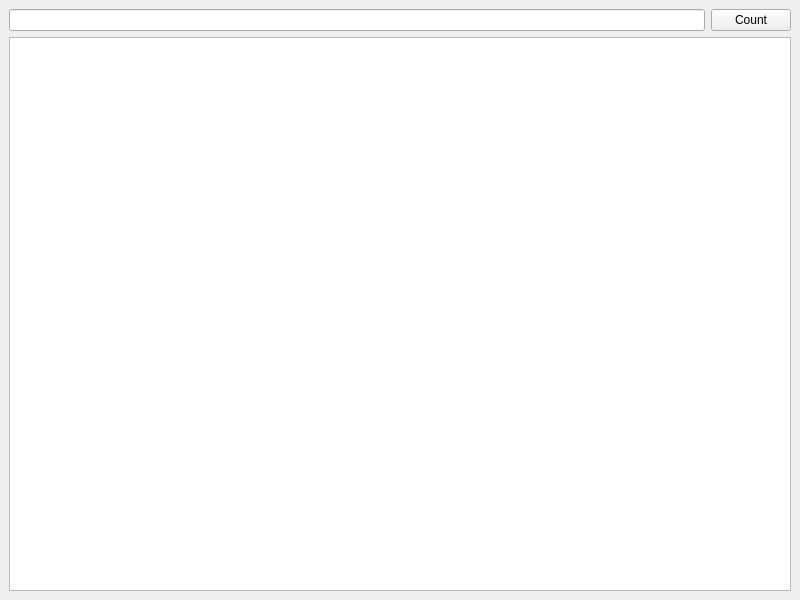
<?xml version="1.0" encoding="UTF-8"?>
<ui version="4.0">
 <class>CounterWindow</class>
 <widget class="QMainWindow" name="CounterWindow">
  <property name="geometry">
   <rect>
    <x>0</x>
    <y>0</y>
    <width>800</width>
    <height>600</height>
   </rect>
  </property>
  <property name="windowTitle">
   <string>MainWindow</string>
  </property>
  <widget class="QWidget" name="centralwidget">
   <layout class="QVBoxLayout" name="verticalLayout">
    <item>
     <layout class="QHBoxLayout" name="horizontalLayout">
      <item>
       <widget class="QLineEdit" name="costEdit"/>
      </item>
      <item>
       <widget class="QPushButton" name="pushButton">
        <property name="text">
         <string>Count</string>
        </property>
       </widget>
      </item>
     </layout>
    </item>
    <item>
     <widget class="QTableView" name="tableView"/>
    </item>
   </layout>
  </widget>
 </widget>
 <resources/>
 <connections/>
</ui>
